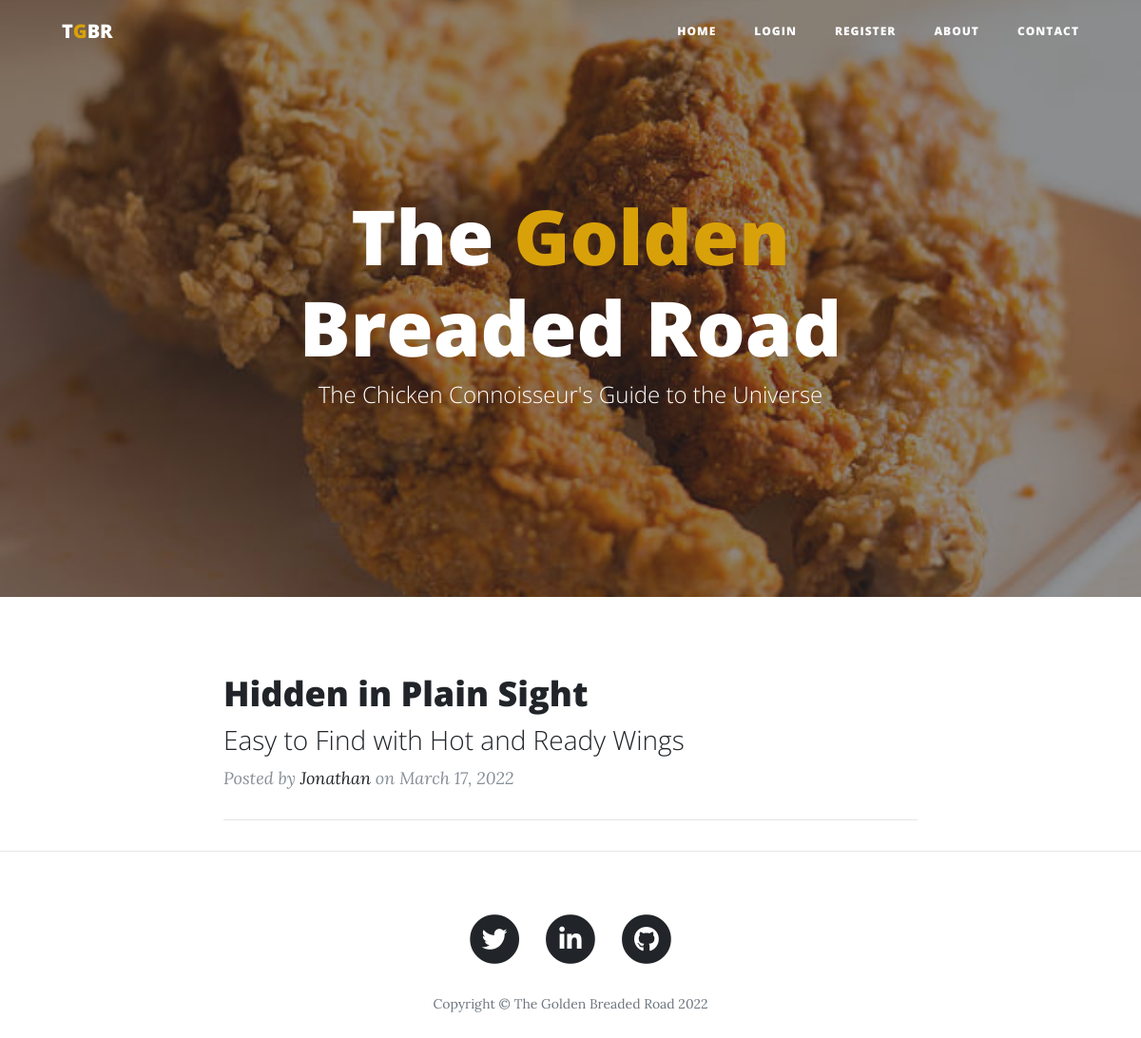
The page / on the database its author committed.
### main.py (models this page shows)
class BlogPost(db.Model):
    __tablename__ = "blog_posts"
    id = db.Column(db.Integer, primary_key=True)
    author_id = db.Column(db.Integer, db.ForeignKey('user_data.id'))
    author = relationship("User", back_populates="posts")
    title = db.Column(db.String(250), unique=True, nullable=False)
    subtitle = db.Column(db.String(250), nullable=False)
    date = db.Column(db.String(250), nullable=False)
    body = db.Column(db.Text, nullable=False)
    img_url = db.Column(db.String(250), nullable=False)
    comments = relationship('Comment', back_populates='blog_post')

class User(UserMixin, db.Model):
    __tablename__ = 'user_data'
    id = db.Column(db.Integer, primary_key=True)
    name = db.Column(db.String(100))
    email = db.Column(db.String(100), unique=True)
    password = db.Column(db.String(100))
    posts = relationship('BlogPost', back_populates='author')
    comments = relationship('Comment', back_populates='author')

### main.py (the view)
@app.route('/')
def get_all_posts():
    posts = BlogPost.query.all()
    return render_template("index.html", all_posts=posts,
                           current_user=current_user, year=year)

### templates/index.html (shortened to what this page needs)
{% include "header.html" %}
  <header class="masthead" style="background-image: url('/static/img/main-chicken.jpg')">
    <div class="overlay"></div>
    <div class="container">
      <div class="row">
        <div class="col-lg-8 col-md-10 mx-auto">
          <div class="site-heading">
            <h1>The <span style="color: #d9a109">Golden</span> Breaded Road</h1>
            <span class="subheading">The Chicken Connoisseur's Guide to the Universe</span>
          </div>
        </div>
      </div>
    </div>
  </header>
  <div class="container">
    <div class="row">
      <div class="col-lg-8 col-md-10 mx-auto">
        {% for post in all_posts %}
        <div class="post-preview">
          <a href="{{ url_for('show_post', post_id=post.id) }}">
            <h2 class="post-title">
              {{post.title}}
            </h2>
            <h3 class="post-subtitle">
              {{post.subtitle}}
            </h3>
          </a>
          <p class="post-meta">Posted by
            <a href="#">{{post.author.name}}</a>
            on {{post.date}}
          </p>
        </div>
        <hr>
        {% endfor %}
      </div>
    </div>
  </div>
  <hr>
{% include "footer.html" %}

### rows shown on the page
BlogPost: title "Hidden in Plain Sight", subtitle "Easy to Find with Hot and Ready Wings", author.name "Jonathan", date "March 17, 2022"

### other values the page prints
{{ year }} "2022"
